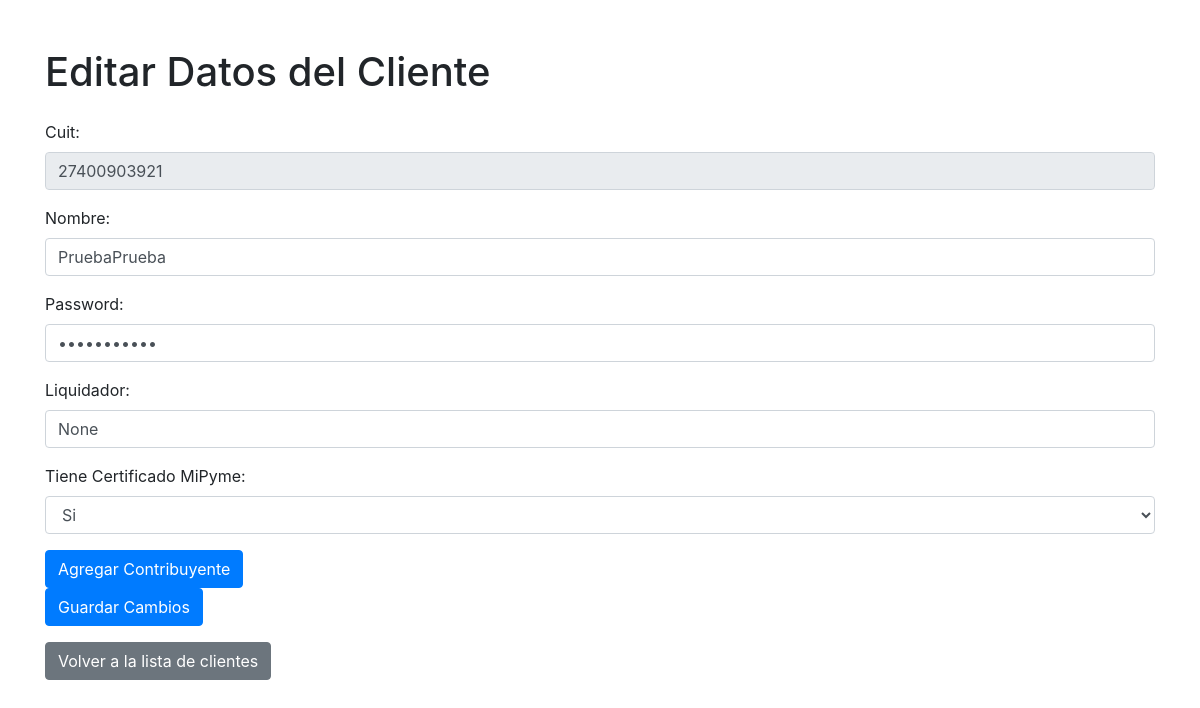
Screenshot of /editar_cliente/27400903921 with the database file from the repository.
### tables this page shows
CREATE TABLE clientes (
                        cuit TEXT PRIMARY KEY,
                        password TEXT,
                        nombre TEXT
                      , liquidador TEXT, tiene_certificado BOOLEAN, vencimiento_certificado DATE);

### app.py (the view)
@app.route('/editar_cliente/<string:cuit>', methods=['GET', 'POST'])
def editar_cliente(cuit):
    conn = sqlite3.connect('test.db')
    cursor = conn.cursor()
    if request.method == 'POST':
        password = request.form['password']
        nombre = request.form['nombre']
        actualizar_cliente(cuit, password, nombre)
    cursor.execute("SELECT * FROM clientes WHERE cuit=?", (cuit,))
    cliente = cursor.fetchone()
    conn.close()
    return render_template('editar_cliente.html', cliente=cliente)

### templates/editar_cliente.html (shortened to what this page needs)
<!DOCTYPE html>
<html>
<head>
    <link rel="stylesheet" href="https://maxcdn.bootstrapcdn.com/bootstrap/4.5.2/css/bootstrap.min.css">
</head>
<body>
    <div class="container mt-5">
        <h1 class="mb-4">Editar Datos del Cliente</h1>
        <form method="POST" action="{{ url_for('actualizar_cliente', cuit=cliente[0]) }}">
            <div class="form-group">
                <label for="cuit">Cuit:</label>
                <input type="text" id="cuit" name="cuit" value="{{ cliente[0] }}" class="form-control" readonly>
            </div>
            <div class="form-group">
                <label for="nombre">Nombre:</label>
                <input type="text" id="nombre" name="nombre" value="{{ cliente[2] }}" class="form-control" required>
            </div>
            <div class="form-group">
                <label for="password">Password:</label>
                <input type="password" id="password" name="password" value="{{ cliente[1] }}" class="form-control" required>
            </div>
            <div class="form-group">
                <label for="liquidador">Liquidador:</label>
                <input type="text" id="liquidador" name="liquidador" value="{{ cliente[3] }}" class="form-control">
            </div>
            <div class="form-group">
                <label for="tiene_certificado">Tiene Certificado MiPyme:</label>
                <select id="tiene_certificado" name="tiene_certificado" class="form-control">
                    <option value="1">Si</option>
                </select>
            </div>
            <button type="button" class="btn btn-primary" id="agregar-contribuyente">Agregar Contribuyente</button>
            <button type="submit" class="btn btn-primary">Guardar Cambios</button>
        </form>
        <a href="/" class="mt-3 btn btn-secondary">Volver a la lista de clientes</a>
    </div>
</body>
</html>

### rows the page displays
clientes: cuit "27400903921", nombre "PruebaPrueba", liquidador "None"
